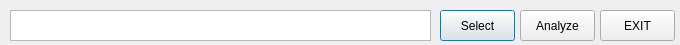
<?xml version="1.0" encoding="UTF-8"?>
<ui version="4.0">
 <class>Dialog</class>
 <widget class="QDialog" name="Dialog">
  <property name="geometry">
   <rect>
    <x>0</x>
    <y>0</y>
    <width>680</width>
    <height>45</height>
   </rect>
  </property>
  <property name="minimumSize">
   <size>
    <width>680</width>
    <height>45</height>
   </size>
  </property>
  <property name="maximumSize">
   <size>
    <width>680</width>
    <height>45</height>
   </size>
  </property>
  <property name="windowTitle">
   <string>Volatility Auto Analyzer</string>
  </property>
  <widget class="QTextBrowser" name="file_path">
   <property name="geometry">
    <rect>
     <x>10</x>
     <y>10</y>
     <width>421</width>
     <height>31</height>
    </rect>
   </property>
  </widget>
  <widget class="QPushButton" name="select">
   <property name="geometry">
    <rect>
     <x>440</x>
     <y>10</y>
     <width>75</width>
     <height>31</height>
    </rect>
   </property>
   <property name="text">
    <string>Select</string>
   </property>
  </widget>
  <widget class="QPushButton" name="analyze">
   <property name="geometry">
    <rect>
     <x>520</x>
     <y>10</y>
     <width>75</width>
     <height>31</height>
    </rect>
   </property>
   <property name="text">
    <string>Analyze</string>
   </property>
  </widget>
  <widget class="QPushButton" name="exit">
   <property name="geometry">
    <rect>
     <x>600</x>
     <y>10</y>
     <width>75</width>
     <height>31</height>
    </rect>
   </property>
   <property name="acceptDrops">
    <bool>false</bool>
   </property>
   <property name="text">
    <string>EXIT</string>
   </property>
  </widget>
 </widget>
 <resources/>
 <connections/>
</ui>
